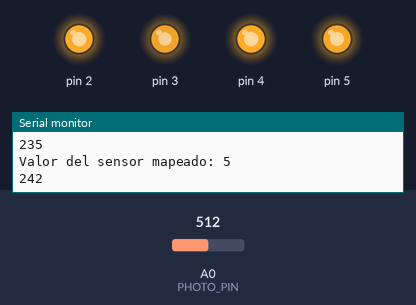
The sketch below on a simulated Arduino Uno, built with avr-gcc and run on an emulated ATmega328P. Parts: output pins drawn as LEDs (lit = HIGH), the last lines printed to the serial monitor. The inputs (shaded band) are chosen by the test bench; at power-on: A0 (PHOTO_PIN) = 512. Pins used as bus, display or sensor lines are not drawn.

Above: at 10.9 s.
11.0 s: A0 (PHOTO_PIN) set to 900
At 20.7 s:
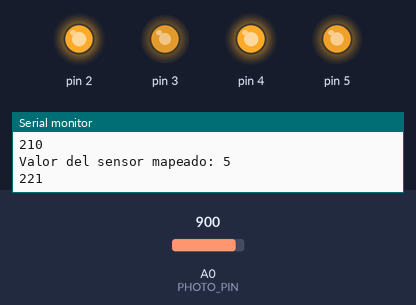
21.8 s: A0 (PHOTO_PIN) set to 122
At 31.1 s:
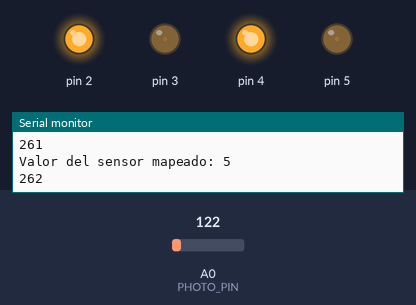
31.9 s: A0 (PHOTO_PIN) set to 306
At 40.49 s:
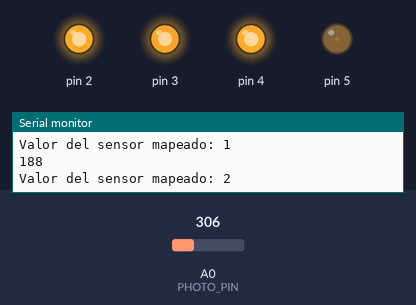
Timing chart, 0 to 42.0 s (numbered marks = the images above; inputs shaded):
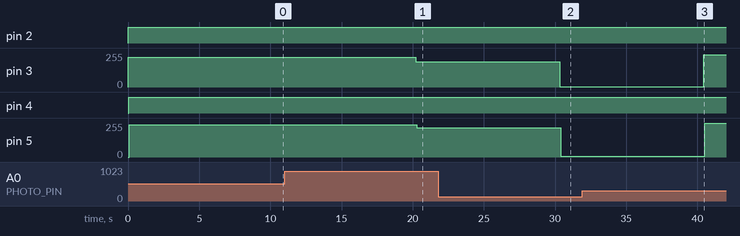

Measured:
- after the input at 11.0 s, pin 3: 224/255 → 190/255 after 9.2 s; pin 5: 242/255 → 221/255 after 9.3 s
- after the input at 21.8 s, pin 3: 190/255 → 2/255 after 8.5 s; pin 5: 221/255 → 6/255 after 8.6 s
- after the input at 31.9 s, pin 3: 2/255 → 242/255 after 8.5 s; pin 5: 6/255 → 253/255 after 8.6 s

The sketch:

sketch_leds.ino
```cpp
const int PHOTO_PIN = A0;
int sensorValue = 0;
const int LED = 2;
int mapValue = 0;

void setup(){
  pinMode(PHOTO_PIN, INPUT);
  Serial.begin(9600);

  for (int i = 1; i <= 5; i++) {
    pinMode(i, OUTPUT);
  }

}

void loop(){
  sensorValue = analogRead(PHOTO_PIN);

  for (int i = 1; i <= 5; i++) {
    mapValue = map(sensorValue/i, 1024, 54, 0, 255);
  	analogWrite(i, mapValue);
    Serial.print("Valor del sensor mapeado: ");
    Serial.println(i);
    Serial.println(mapValue);
  }
  delay(10000);

}
```
